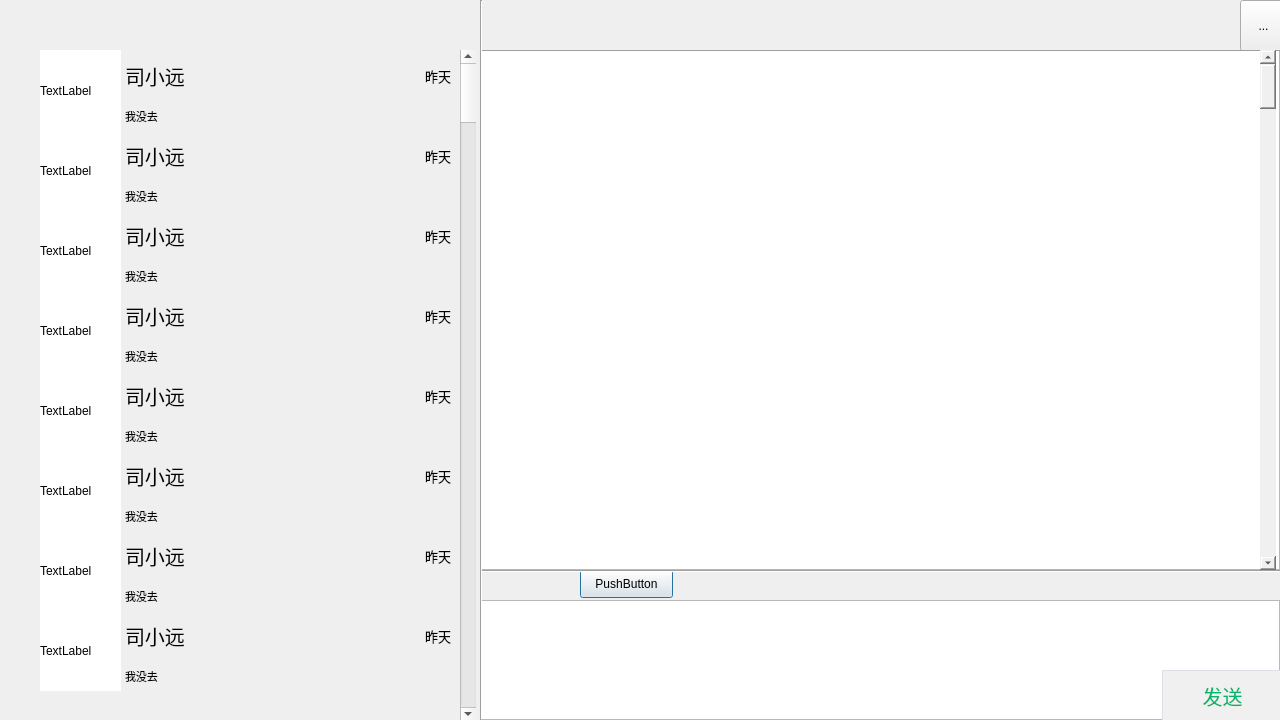
<?xml version="1.0" encoding="UTF-8"?>
<ui version="4.0">
 <class>Dialog</class>
 <widget class="QDialog" name="Dialog">
  <property name="geometry">
   <rect>
    <x>0</x>
    <y>0</y>
    <width>1280</width>
    <height>720</height>
   </rect>
  </property>
  <property name="cursor">
   <cursorShape>ArrowCursor</cursorShape>
  </property>
  <property name="windowTitle">
   <string>Dialog</string>
  </property>
  <property name="autoFillBackground">
   <bool>false</bool>
  </property>
  <widget class="QPushButton" name="pushButton">
   <property name="geometry">
    <rect>
     <x>580</x>
     <y>570</y>
     <width>93</width>
     <height>28</height>
    </rect>
   </property>
   <property name="text">
    <string>PushButton</string>
   </property>
  </widget>
  <widget class="QTextBrowser" name="textBrowser">
   <property name="geometry">
    <rect>
     <x>480</x>
     <y>50</y>
     <width>800</width>
     <height>520</height>
    </rect>
   </property>
  </widget>
  <widget class="QTextEdit" name="textEdit">
   <property name="geometry">
    <rect>
     <x>480</x>
     <y>600</y>
     <width>800</width>
     <height>120</height>
    </rect>
   </property>
  </widget>
  <widget class="QToolButton" name="toolButton">
   <property name="geometry">
    <rect>
     <x>1240</x>
     <y>0</y>
     <width>47</width>
     <height>51</height>
    </rect>
   </property>
   <property name="text">
    <string>...</string>
   </property>
  </widget>
  <widget class="QPushButton" name="sendMsg">
   <property name="geometry">
    <rect>
     <x>1162</x>
     <y>670</y>
     <width>121</width>
     <height>51</height>
    </rect>
   </property>
   <property name="font">
    <font>
     <family>黑体</family>
     <pointsize>15</pointsize>
     <weight>50</weight>
     <bold>false</bold>
    </font>
   </property>
   <property name="cursor">
    <cursorShape>ArrowCursor</cursorShape>
   </property>
   <property name="mouseTracking">
    <bool>false</bool>
   </property>
   <property name="autoFillBackground">
    <bool>false</bool>
   </property>
   <property name="styleSheet">
    <string notr="true">QPushButton {
	background-color: #f0f0f0;
    border: 1px solid #dcdfe6;
	padding: 10px;
	color:rgb(5,180,104);
}</string>
   </property>
   <property name="text">
    <string>发送</string>
   </property>
   <property name="iconSize">
    <size>
     <width>40</width>
     <height>40</height>
    </size>
   </property>
   <property name="checkable">
    <bool>false</bool>
   </property>
   <property name="autoDefault">
    <bool>true</bool>
   </property>
  </widget>
  <widget class="Line" name="line">
   <property name="geometry">
    <rect>
     <x>480</x>
     <y>570</y>
     <width>800</width>
     <height>3</height>
    </rect>
   </property>
   <property name="orientation">
    <enum>Qt::Horizontal</enum>
   </property>
  </widget>
  <widget class="Line" name="line_2">
   <property name="geometry">
    <rect>
     <x>480</x>
     <y>50</y>
     <width>800</width>
     <height>3</height>
    </rect>
   </property>
   <property name="orientation">
    <enum>Qt::Horizontal</enum>
   </property>
  </widget>
  <widget class="Line" name="line_3">
   <property name="geometry">
    <rect>
     <x>480</x>
     <y>0</y>
     <width>3</width>
     <height>720</height>
    </rect>
   </property>
   <property name="orientation">
    <enum>Qt::Vertical</enum>
   </property>
  </widget>
  <widget class="QWidget" name="layoutWidget">
   <property name="geometry">
    <rect>
     <x>40</x>
     <y>370</y>
     <width>411</width>
     <height>81</height>
    </rect>
   </property>
   <layout class="QGridLayout" name="gridLayout_5" rowstretch="5,3" columnstretch="1,3,1">
    <property name="sizeConstraint">
     <enum>QLayout::SetMaximumSize</enum>
    </property>
    <property name="leftMargin">
     <number>0</number>
    </property>
    <property name="horizontalSpacing">
     <number>4</number>
    </property>
    <property name="verticalSpacing">
     <number>0</number>
    </property>
    <item row="0" column="2">
     <widget class="QLabel" name="time0_5">
      <property name="font">
       <font>
        <pointsize>10</pointsize>
       </font>
      </property>
      <property name="layoutDirection">
       <enum>Qt::RightToLeft</enum>
      </property>
      <property name="text">
       <string>昨天</string>
      </property>
      <property name="alignment">
       <set>Qt::AlignRight|Qt::AlignTrailing|Qt::AlignVCenter</set>
      </property>
     </widget>
    </item>
    <item row="0" column="1">
     <widget class="QLabel" name="remark1_5">
      <property name="font">
       <font>
        <pointsize>15</pointsize>
       </font>
      </property>
      <property name="text">
       <string>司小远</string>
      </property>
     </widget>
    </item>
    <item row="0" column="0" rowspan="2">
     <widget class="QLabel" name="image5">
      <property name="layoutDirection">
       <enum>Qt::RightToLeft</enum>
      </property>
      <property name="autoFillBackground">
       <bool>false</bool>
      </property>
      <property name="styleSheet">
       <string notr="true">background-color: #ffffff;</string>
      </property>
      <property name="text">
       <string>TextLabel</string>
      </property>
     </widget>
    </item>
    <item row="1" column="1" colspan="2">
     <widget class="QLabel" name="msg1_5">
      <property name="font">
       <font>
        <pointsize>8</pointsize>
       </font>
      </property>
      <property name="text">
       <string>我没去</string>
      </property>
     </widget>
    </item>
   </layout>
  </widget>
  <widget class="QWidget" name="layoutWidget_2">
   <property name="geometry">
    <rect>
     <x>40</x>
     <y>290</y>
     <width>411</width>
     <height>81</height>
    </rect>
   </property>
   <layout class="QGridLayout" name="gridLayout_6" rowstretch="5,3" columnstretch="1,3,1">
    <property name="sizeConstraint">
     <enum>QLayout::SetMaximumSize</enum>
    </property>
    <property name="leftMargin">
     <number>0</number>
    </property>
    <property name="horizontalSpacing">
     <number>4</number>
    </property>
    <property name="verticalSpacing">
     <number>0</number>
    </property>
    <item row="0" column="2">
     <widget class="QLabel" name="time0_4">
      <property name="font">
       <font>
        <pointsize>10</pointsize>
       </font>
      </property>
      <property name="layoutDirection">
       <enum>Qt::RightToLeft</enum>
      </property>
      <property name="text">
       <string>昨天</string>
      </property>
      <property name="alignment">
       <set>Qt::AlignRight|Qt::AlignTrailing|Qt::AlignVCenter</set>
      </property>
     </widget>
    </item>
    <item row="0" column="1">
     <widget class="QLabel" name="remark1_6">
      <property name="font">
       <font>
        <pointsize>15</pointsize>
       </font>
      </property>
      <property name="text">
       <string>司小远</string>
      </property>
     </widget>
    </item>
    <item row="0" column="0" rowspan="2">
     <widget class="QLabel" name="image4">
      <property name="layoutDirection">
       <enum>Qt::RightToLeft</enum>
      </property>
      <property name="autoFillBackground">
       <bool>false</bool>
      </property>
      <property name="styleSheet">
       <string notr="true">background-color: #ffffff;</string>
      </property>
      <property name="text">
       <string>TextLabel</string>
      </property>
     </widget>
    </item>
    <item row="1" column="1" colspan="2">
     <widget class="QLabel" name="msg1_6">
      <property name="font">
       <font>
        <pointsize>8</pointsize>
       </font>
      </property>
      <property name="text">
       <string>我没去</string>
      </property>
     </widget>
    </item>
   </layout>
  </widget>
  <widget class="QWidget" name="layoutWidget_4">
   <property name="geometry">
    <rect>
     <x>40</x>
     <y>210</y>
     <width>411</width>
     <height>81</height>
    </rect>
   </property>
   <layout class="QGridLayout" name="gridLayout_9" rowstretch="5,3" columnstretch="1,3,1">
    <property name="sizeConstraint">
     <enum>QLayout::SetMaximumSize</enum>
    </property>
    <property name="leftMargin">
     <number>0</number>
    </property>
    <property name="horizontalSpacing">
     <number>4</number>
    </property>
    <property name="verticalSpacing">
     <number>0</number>
    </property>
    <item row="0" column="2">
     <widget class="QLabel" name="time0_3">
      <property name="font">
       <font>
        <pointsize>10</pointsize>
       </font>
      </property>
      <property name="layoutDirection">
       <enum>Qt::RightToLeft</enum>
      </property>
      <property name="text">
       <string>昨天</string>
      </property>
      <property name="alignment">
       <set>Qt::AlignRight|Qt::AlignTrailing|Qt::AlignVCenter</set>
      </property>
     </widget>
    </item>
    <item row="0" column="1">
     <widget class="QLabel" name="remark1_9">
      <property name="font">
       <font>
        <pointsize>15</pointsize>
       </font>
      </property>
      <property name="text">
       <string>司小远</string>
      </property>
     </widget>
    </item>
    <item row="0" column="0" rowspan="2">
     <widget class="QLabel" name="image3">
      <property name="layoutDirection">
       <enum>Qt::RightToLeft</enum>
      </property>
      <property name="autoFillBackground">
       <bool>false</bool>
      </property>
      <property name="styleSheet">
       <string notr="true">background-color: #ffffff;</string>
      </property>
      <property name="text">
       <string>TextLabel</string>
      </property>
     </widget>
    </item>
    <item row="1" column="1" colspan="2">
     <widget class="QLabel" name="msg1_9">
      <property name="font">
       <font>
        <pointsize>8</pointsize>
       </font>
      </property>
      <property name="text">
       <string>我没去</string>
      </property>
     </widget>
    </item>
   </layout>
  </widget>
  <widget class="QWidget" name="layoutWidget_5">
   <property name="geometry">
    <rect>
     <x>40</x>
     <y>130</y>
     <width>411</width>
     <height>81</height>
    </rect>
   </property>
   <layout class="QGridLayout" name="gridLayout_10" rowstretch="5,3" columnstretch="1,3,1">
    <property name="sizeConstraint">
     <enum>QLayout::SetMaximumSize</enum>
    </property>
    <property name="leftMargin">
     <number>0</number>
    </property>
    <property name="horizontalSpacing">
     <number>4</number>
    </property>
    <property name="verticalSpacing">
     <number>0</number>
    </property>
    <item row="0" column="2">
     <widget class="QLabel" name="time0_2">
      <property name="font">
       <font>
        <pointsize>10</pointsize>
       </font>
      </property>
      <property name="layoutDirection">
       <enum>Qt::RightToLeft</enum>
      </property>
      <property name="text">
       <string>昨天</string>
      </property>
      <property name="alignment">
       <set>Qt::AlignRight|Qt::AlignTrailing|Qt::AlignVCenter</set>
      </property>
     </widget>
    </item>
    <item row="0" column="1">
     <widget class="QLabel" name="remark2">
      <property name="font">
       <font>
        <pointsize>15</pointsize>
       </font>
      </property>
      <property name="text">
       <string>司小远</string>
      </property>
     </widget>
    </item>
    <item row="0" column="0" rowspan="2">
     <widget class="QLabel" name="image2">
      <property name="layoutDirection">
       <enum>Qt::RightToLeft</enum>
      </property>
      <property name="autoFillBackground">
       <bool>false</bool>
      </property>
      <property name="styleSheet">
       <string notr="true">background-color: #ffffff;</string>
      </property>
      <property name="text">
       <string>TextLabel</string>
      </property>
     </widget>
    </item>
    <item row="1" column="1" colspan="2">
     <widget class="QLabel" name="msg2">
      <property name="font">
       <font>
        <pointsize>8</pointsize>
       </font>
      </property>
      <property name="text">
       <string>我没去</string>
      </property>
     </widget>
    </item>
   </layout>
  </widget>
  <widget class="QWidget" name="layoutWidget_6">
   <property name="geometry">
    <rect>
     <x>40</x>
     <y>450</y>
     <width>411</width>
     <height>81</height>
    </rect>
   </property>
   <layout class="QGridLayout" name="gridLayout_12" rowstretch="5,3" columnstretch="1,3,1">
    <property name="sizeConstraint">
     <enum>QLayout::SetMaximumSize</enum>
    </property>
    <property name="leftMargin">
     <number>0</number>
    </property>
    <property name="horizontalSpacing">
     <number>4</number>
    </property>
    <property name="verticalSpacing">
     <number>0</number>
    </property>
    <item row="0" column="2">
     <widget class="QLabel" name="time0_6">
      <property name="font">
       <font>
        <pointsize>10</pointsize>
       </font>
      </property>
      <property name="layoutDirection">
       <enum>Qt::RightToLeft</enum>
      </property>
      <property name="text">
       <string>昨天</string>
      </property>
      <property name="alignment">
       <set>Qt::AlignRight|Qt::AlignTrailing|Qt::AlignVCenter</set>
      </property>
     </widget>
    </item>
    <item row="0" column="1">
     <widget class="QLabel" name="remark1_12">
      <property name="font">
       <font>
        <pointsize>15</pointsize>
       </font>
      </property>
      <property name="text">
       <string>司小远</string>
      </property>
     </widget>
    </item>
    <item row="0" column="0" rowspan="2">
     <widget class="QLabel" name="image6">
      <property name="layoutDirection">
       <enum>Qt::RightToLeft</enum>
      </property>
      <property name="autoFillBackground">
       <bool>false</bool>
      </property>
      <property name="styleSheet">
       <string notr="true">background-color: #ffffff;</string>
      </property>
      <property name="text">
       <string>TextLabel</string>
      </property>
     </widget>
    </item>
    <item row="1" column="1" colspan="2">
     <widget class="QLabel" name="msg1_12">
      <property name="font">
       <font>
        <pointsize>8</pointsize>
       </font>
      </property>
      <property name="text">
       <string>我没去</string>
      </property>
     </widget>
    </item>
   </layout>
  </widget>
  <widget class="QWidget" name="layoutWidget_3">
   <property name="geometry">
    <rect>
     <x>40</x>
     <y>530</y>
     <width>411</width>
     <height>81</height>
    </rect>
   </property>
   <layout class="QGridLayout" name="gridLayout_8" rowstretch="5,3" columnstretch="1,3,1">
    <property name="sizeConstraint">
     <enum>QLayout::SetMaximumSize</enum>
    </property>
    <property name="leftMargin">
     <number>0</number>
    </property>
    <property name="horizontalSpacing">
     <number>4</number>
    </property>
    <property name="verticalSpacing">
     <number>0</number>
    </property>
    <item row="0" column="2">
     <widget class="QLabel" name="time0_7">
      <property name="font">
       <font>
        <pointsize>10</pointsize>
       </font>
      </property>
      <property name="layoutDirection">
       <enum>Qt::RightToLeft</enum>
      </property>
      <property name="text">
       <string>昨天</string>
      </property>
      <property name="alignment">
       <set>Qt::AlignRight|Qt::AlignTrailing|Qt::AlignVCenter</set>
      </property>
     </widget>
    </item>
    <item row="0" column="1">
     <widget class="QLabel" name="remark1_8">
      <property name="font">
       <font>
        <pointsize>15</pointsize>
       </font>
      </property>
      <property name="text">
       <string>司小远</string>
      </property>
     </widget>
    </item>
    <item row="0" column="0" rowspan="2">
     <widget class="QLabel" name="image7">
      <property name="layoutDirection">
       <enum>Qt::RightToLeft</enum>
      </property>
      <property name="autoFillBackground">
       <bool>false</bool>
      </property>
      <property name="styleSheet">
       <string notr="true">background-color: #ffffff;</string>
      </property>
      <property name="text">
       <string>TextLabel</string>
      </property>
     </widget>
    </item>
    <item row="1" column="1" colspan="2">
     <widget class="QLabel" name="msg1_8">
      <property name="font">
       <font>
        <pointsize>8</pointsize>
       </font>
      </property>
      <property name="text">
       <string>我没去</string>
      </property>
     </widget>
    </item>
   </layout>
  </widget>
  <widget class="QWidget" name="layoutWidget_7">
   <property name="geometry">
    <rect>
     <x>40</x>
     <y>610</y>
     <width>411</width>
     <height>81</height>
    </rect>
   </property>
   <layout class="QGridLayout" name="gridLayout_13" rowstretch="5,3" columnstretch="1,3,1">
    <property name="sizeConstraint">
     <enum>QLayout::SetMaximumSize</enum>
    </property>
    <property name="leftMargin">
     <number>0</number>
    </property>
    <property name="horizontalSpacing">
     <number>4</number>
    </property>
    <property name="verticalSpacing">
     <number>0</number>
    </property>
    <item row="0" column="2">
     <widget class="QLabel" name="time0_8">
      <property name="font">
       <font>
        <pointsize>10</pointsize>
       </font>
      </property>
      <property name="layoutDirection">
       <enum>Qt::RightToLeft</enum>
      </property>
      <property name="text">
       <string>昨天</string>
      </property>
      <property name="alignment">
       <set>Qt::AlignRight|Qt::AlignTrailing|Qt::AlignVCenter</set>
      </property>
     </widget>
    </item>
    <item row="0" column="1">
     <widget class="QLabel" name="remark1_13">
      <property name="font">
       <font>
        <pointsize>15</pointsize>
       </font>
      </property>
      <property name="text">
       <string>司小远</string>
      </property>
     </widget>
    </item>
    <item row="0" column="0" rowspan="2">
     <widget class="QLabel" name="image8">
      <property name="layoutDirection">
       <enum>Qt::RightToLeft</enum>
      </property>
      <property name="autoFillBackground">
       <bool>false</bool>
      </property>
      <property name="styleSheet">
       <string notr="true">background-color: #ffffff;</string>
      </property>
      <property name="text">
       <string>TextLabel</string>
      </property>
     </widget>
    </item>
    <item row="1" column="1" colspan="2">
     <widget class="QLabel" name="msg1_13">
      <property name="font">
       <font>
        <pointsize>8</pointsize>
       </font>
      </property>
      <property name="text">
       <string>我没去</string>
      </property>
     </widget>
    </item>
   </layout>
  </widget>
  <widget class="QScrollBar" name="verticalScrollBar">
   <property name="geometry">
    <rect>
     <x>460</x>
     <y>50</y>
     <width>16</width>
     <height>671</height>
    </rect>
   </property>
   <property name="orientation">
    <enum>Qt::Vertical</enum>
   </property>
  </widget>
  <widget class="QScrollBar" name="verticalScrollBar_2">
   <property name="geometry">
    <rect>
     <x>1260</x>
     <y>50</y>
     <width>16</width>
     <height>520</height>
    </rect>
   </property>
   <property name="styleSheet">
    <string notr="true">background-color: #f0f0f0;</string>
   </property>
   <property name="orientation">
    <enum>Qt::Vertical</enum>
   </property>
  </widget>
  <widget class="QWidget" name="">
   <property name="geometry">
    <rect>
     <x>40</x>
     <y>50</y>
     <width>411</width>
     <height>81</height>
    </rect>
   </property>
   <layout class="QGridLayout" name="gridLayout" rowstretch="5,3" columnstretch="1,3,1">
    <property name="sizeConstraint">
     <enum>QLayout::SetMaximumSize</enum>
    </property>
    <property name="leftMargin">
     <number>0</number>
    </property>
    <property name="horizontalSpacing">
     <number>4</number>
    </property>
    <property name="verticalSpacing">
     <number>0</number>
    </property>
    <item row="0" column="2">
     <widget class="QLabel" name="time0_1">
      <property name="font">
       <font>
        <pointsize>10</pointsize>
       </font>
      </property>
      <property name="layoutDirection">
       <enum>Qt::RightToLeft</enum>
      </property>
      <property name="text">
       <string>昨天</string>
      </property>
      <property name="alignment">
       <set>Qt::AlignRight|Qt::AlignTrailing|Qt::AlignVCenter</set>
      </property>
     </widget>
    </item>
    <item row="0" column="1">
     <widget class="QLabel" name="remark1">
      <property name="font">
       <font>
        <pointsize>15</pointsize>
       </font>
      </property>
      <property name="text">
       <string>司小远</string>
      </property>
     </widget>
    </item>
    <item row="0" column="0" rowspan="2">
     <widget class="QLabel" name="image1">
      <property name="layoutDirection">
       <enum>Qt::RightToLeft</enum>
      </property>
      <property name="autoFillBackground">
       <bool>false</bool>
      </property>
      <property name="styleSheet">
       <string notr="true">background-color: #ffffff;</string>
      </property>
      <property name="text">
       <string>TextLabel</string>
      </property>
     </widget>
    </item>
    <item row="1" column="1" colspan="2">
     <widget class="QLabel" name="msg1">
      <property name="font">
       <font>
        <pointsize>8</pointsize>
       </font>
      </property>
      <property name="text">
       <string>我没去</string>
      </property>
     </widget>
    </item>
   </layout>
  </widget>
 </widget>
 <resources/>
 <connections/>
</ui>
